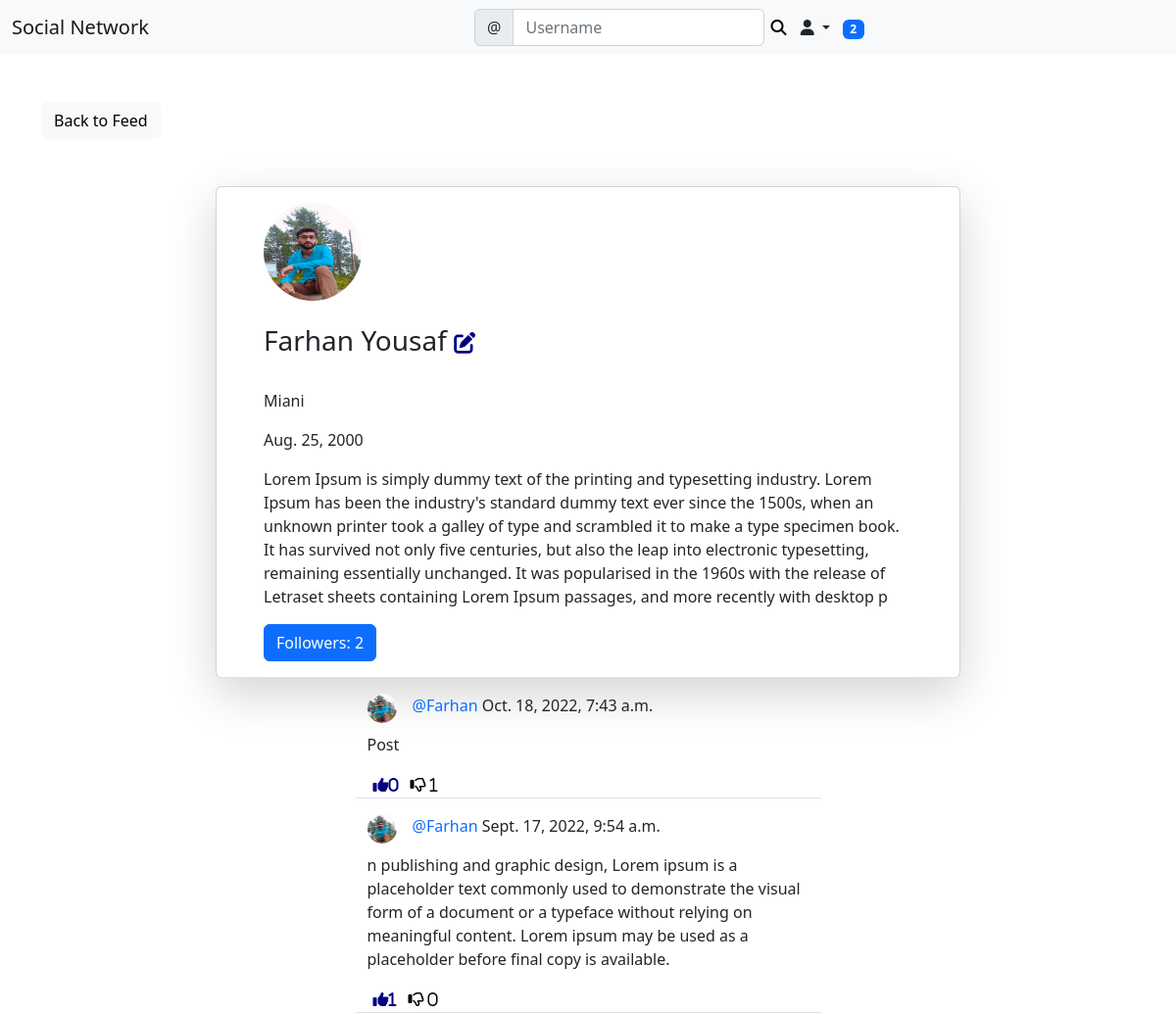
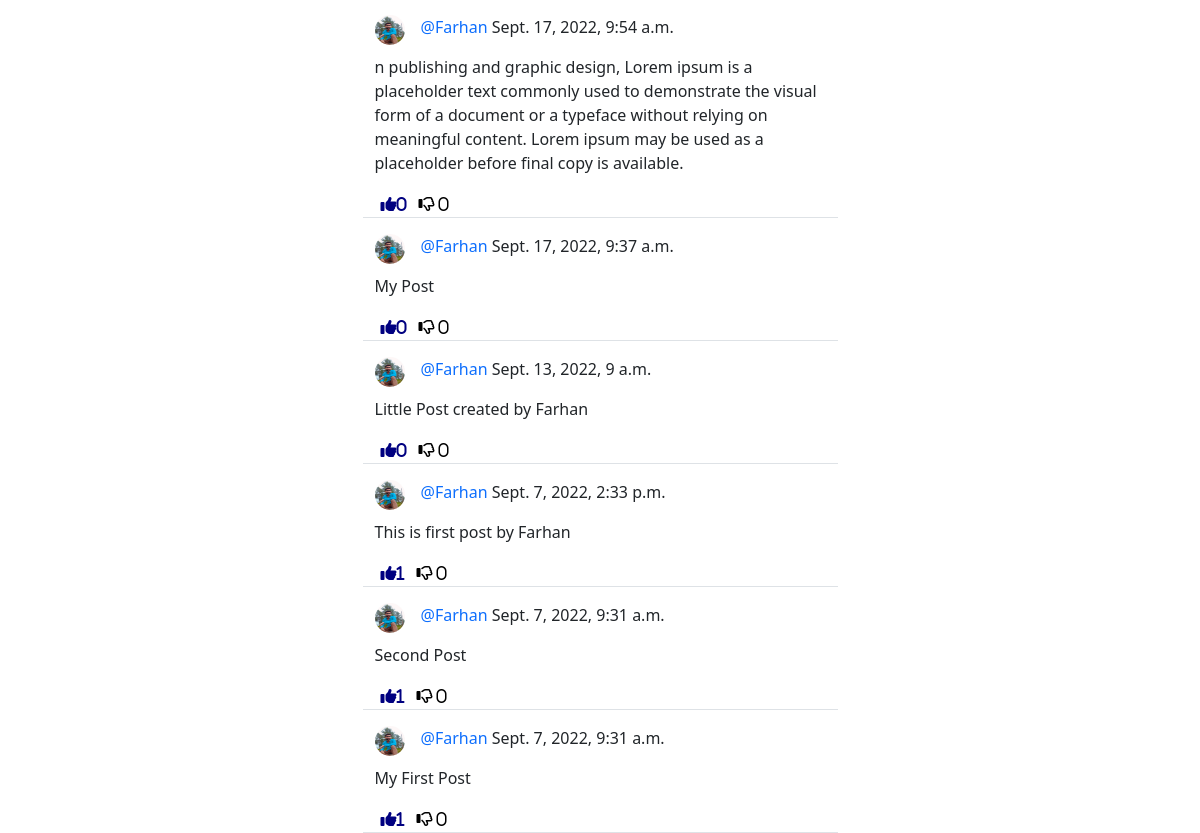
Screenshot of /social/profile/2/ (signed in) with the database file from the repository (2 pictures, top to bottom).
### social/models.py (models this page shows, shortened)
class UserProfile(models.Model):
    user = models.OneToOneField(User, primary_key=True, verbose_name='user', related_name='profile',on_delete=models.CASCADE)
    name = models.CharField(max_length=30,blank=True,null=True)
    bio = models.TextField(max_length=500,blank=True,null=True)
    birth_date = models.DateField(null=True,blank=True)
    location = models.CharField(max_length=100,null=True,blank=True)
    picture = models.ImageField(upload_to='uploads/profile_pictures',default='uploads/profile_pictures/default.png',blank=True)
    followers = models.ManyToManyField(User,related_name='followers',blank=True)

class Post(models.Model):
    body = models.TextField()
    created_on = models.DateTimeField(default=timezone.now)
    author = models.ForeignKey(User,on_delete=models.CASCADE)
    likes = models.ManyToManyField(User,blank=True,related_name="likes")
    dislikes = models.ManyToManyField(User,blank=True,related_name="dislikes")

### social/views.py (the view)
# urls.py: path('profile/<int:pk>/',UserProfileView.as_view(),name="profile"),
class UserProfileView(View):
    def get(self,request,pk, *args,**kwargs):
        follow = ""
        profile = UserProfile.objects.get(pk=pk)
        user = profile.user
        posts = Post.objects.filter(author=user).order_by('-created_on')
        followers = profile.followers.all()
        if len(followers) == 0:
            is_following = False
        for follower in followers:
            if follower == request.user:
                is_following = True
                break
            else:
                is_following = False
        number_of_followers = len(followers)
        context = {'profile':profile,'user':user,'posts':posts,'number_of_followers':number_of_followers,'is_following':is_following,'followers':followers,'follow':follow}
        return render(request,'social/user_profile.html',context)

### landing/templatetags/custom_tags.py (called while the page is built)
@register.inclusion_tag('social/show_notifications.html',takes_context=True)
def show_notifications(context):
    request_user = context['request'].user
    notifications = Notification.objects.filter(to_user=request_user).exclude(user_has_seen=True).order_by('-date')
    return {'notifications':notifications}

### social/templates/social/user_profile.html (shortened to what this page needs)
{% extends 'landing/base.html' %}
{% block content %}
<div class="container">
    <div class="row mt-5">
        <div class="col-md-3 col-sm-6">
            <a href="{% url 'post-list' %}" class="btn btn-light">Back to Feed</a>
        </div>
    </div>
    <div class="row justify-content-center mt-5">
        <div class="card shadow-lg col-md-8 col-sm-12 border-bottom px-5 pt-3">
            <a href="{{ profile.picture.url }}"><img src="{{ profile.picture.url }}" class="rounded-circle" width="100" height="100" /></a>
            {% if profile.name %}
            <h3 class="py-4">{{ profile.name }}
                <span>
                    {% if request.user == user %}
                    <a href="{% url 'profile-edit' profile.pk %}" style="color: navy;font-size: 22px;"><i class="fa-solid fa-pen-to-square"></i></a>
                    {% endif %}
                </span>
                {% endif %}
            </h3>
            {% if profile.location %}
            <p>{{ profile.location }}</p>
            {% endif %}
            {% if profile.birth_date %}
            <p>{{ profile.birth_date }}</p>
            {% endif %}
            {% if profile.bio %}
            <p>{{ profile.bio }}</p>
            {% endif %}
            <div class="mb-3 d-flex flex-row">
                <a href="{% url 'followers-list' profile.pk %}" class="btn btn-primary">Followers: {{ number_of_followers }} </a>&nbsp;
            </div>
        </div>
    </div>
    {% for post in posts %}
    <div class="row justify-content-center mt-3">
        <div class="col-md-5 col-sm-12 border-bottom position-relative">
            <div>
                 <a href="{% url 'profile' post.author.profile.pk %}">
                <img style="float: left;margin-right: 1rem;" class="rounded-circle" src="{{ post.author.profile.picture.url }}" height="30" width="30">
            </a>
                <p><a style="text-decoration: none" class="text-primary" href="{% url 'profile' post.author.profile.pk %}">@{{ post.author }}</a> {{ post.created_on }}</p>
            </div>
            <div class="position-relative">
                <p>{{ post.body }}</p>
            </div>
           <div class="d-flex flex-row">
                <form method="POST" action="{% url 'like' post.pk %}">
                     <button style="background-color: transparent; border: none; box-shadow: none;" type="submit">
                         <i class="fa-solid fa-thumbs-up" style="color:navy;"><span>{{ post.likes.all.count }}</span></i>
                     </button>
                </form>
                <form method="POST" action="{% url 'dislike' post.pk %}">
                     <button style="background-color: transparent; border: none; box-shadow: none;" type="submit">
                         <i class="far fa-thumbs-down"> <span>{{ post.dislikes.all.count }}</span></i>
                     </button>
                </form>
            </div>
        </div>
    </div>
    {% endfor %}
</div>
{% endblock content %}

### landing/templates/landing/base.html (shortened to what this page needs)
<!DOCTYPE html>
{% load static %}
<html lang="en">
  <head>
    <link href="https://cdn.jsdelivr.net/npm/bootstrap@5.2.0/dist/css/bootstrap.min.css" rel="stylesheet">
    <link rel="stylesheet" type="text/css" href="{% static 'css/style.css' %}">
  </head>
  <body>
    {% include 'landing/navbar.html' %}
    {% block content %}
    {% endblock content %}
  </body>
</html>

### landing/templates/landing/navbar.html (shortened to what this page needs)
{% load custom_tags %}
<nav class="navbar navbar-expand-lg bg-light">
  <div class="container-fluid">
    <a class="navbar-brand" href="{% url 'index' %}">Social Network</a>
    <div class="collapse navbar-collapse" id="navbarSupportedContent">
      <form class="d-flex" method="GET" action="{% url 'search-profile' %}" >
        <div class="input-group">
          <span class="input-group-text" id="basic-addon1">@</span>
          <input type="text" class="form-control" placeholder="Username" aria-label="Username" aria-describedby="basic-addon1" name="query" value="{{ request.GET.query }}">
        </div>
        <button style="background-color:transparent;border: none;box-shadow: none;" type="submit"><i class="fas fa-search"></i></button>
      </form> &nbsp;&nbsp;
      {% if user.is_authenticated %}
      <div class="nav-item dropdown">
        <a class="nav-link dropdown-toggle text-dark" data-bs-toggle="dropdown" href="#" role="button" aria-expanded="false"><i class="fas fa-user"></i>
        </a>
      </div >&nbsp;&nbsp;&nbsp;
      <div class="nav-item"  style="margin-right:30%;">
        {% show_notifications %}
      </div>
      {% endif %}
    </div>
  </div>
</nav>

### social/templates/social/show_notifications.html (shortened to what this page needs)
    <div class="dropdown">
        <span class="badge bg-primary notification-badge" onclick="showNotifications()" >{{ notifications.count }}</span>
    </div>

### static/css/style.css (style rules this page uses)
.notification-badge { transition: 0.3s; }
.dropdown { position: relative; display: inline-block; }

### rows the page displays
UserProfile: picture (picture), name "Farhan Yousaf", location "Miani", birth_date "Aug. 25, 2000", bio "Lorem Ipsum is simply dummy text of the printing and typesetting industry. Lorem Ipsum has been the industry's standard dummy text ever since the 1500s, when an unknown printer took a galley of type and scrambled it to make a type specimen book. It has survived not only five centuries, but also the leap into electronic typesetting, remaining essentially unchanged. It was popularised in the 1960s with the release of Letraset sheets containing Lorem Ipsum passages, and more recently with desktop p"
Post: author.profile.picture (picture), author "Farhan", created_on "Oct. 18, 2022, 7:43 a.m.", body "Post", likes.all.count "0", dislikes.all.count "1"
Post: author.profile.picture (picture), author "Farhan", created_on "Sept. 17, 2022, 9:54 a.m.", body "n publishing and graphic design, Lorem ipsum is a placeholder text commonly used to demonstrate the visual form of a document or a typeface without relying on meaningful content. Lorem ipsum may be used as a placeholder before final copy is available.", likes.all.count "1", dislikes.all.count "0"
Post: author.profile.picture (picture), author "Farhan", created_on "Sept. 17, 2022, 9:54 a.m.", body "n publishing and graphic design, Lorem ipsum is a placeholder text commonly used to demonstrate the visual form of a document or a typeface without relying on meaningful content. Lorem ipsum may be used as a placeholder before final copy is available.", likes.all.count "0", dislikes.all.count "0"
Post: author.profile.picture (picture), author "Farhan", created_on "Sept. 17, 2022, 9:37 a.m.", body "My Post", likes.all.count "0", dislikes.all.count "0"
Post: author.profile.picture (picture), author "Farhan", created_on "Sept. 13, 2022, 9 a.m.", body "Little Post created by Farhan", likes.all.count "0", dislikes.all.count "0"
Post: author.profile.picture (picture), author "Farhan", created_on "Sept. 7, 2022, 2:33 p.m.", body "This is first post by Farhan", likes.all.count "1", dislikes.all.count "0"
Post: author.profile.picture (picture), author "Farhan", created_on "Sept. 7, 2022, 9:31 a.m.", body "Second Post", likes.all.count "1", dislikes.all.count "0"
Post: author.profile.picture (picture), author "Farhan", created_on "Sept. 7, 2022, 9:31 a.m.", body "My First Post", likes.all.count "1", dislikes.all.count "0"

### other values shown
{{ notifications.count }} "2"
{{ number_of_followers }} "2"
